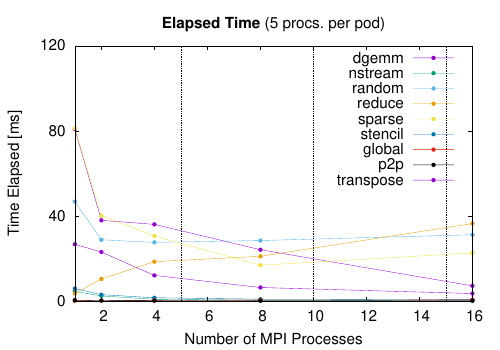

Recreate this plot in gnuplot.
#!/usr/bin/gnuplot
set terminal postscript color eps enhanced font 22
set output 'kernels_k8s.eps'
set datafile separator " "
set xlabel "Number of MPI Processes"
set xrange [1:16]

# Draw arrows
PROC_PER_NODE = 5
MAX_PROCS = 16
NUM_KERNELS = 9
do for [i = PROC_PER_NODE : MAX_PROCS : PROC_PER_NODE] \
{
    set arrow from i, graph 0 to i, graph 1 nohead dt 3
}

# Routine to print line, very dodgy
get_legend(i) = system("head -1 ../results/kernels_native_k8s_line.dat | \
    cut -c 2- | tr ',' '\n' | sed '".int(i + 1)."q;d'")

# Elapsed time plot
set title "{/Bold Elapsed Time} (".PROC_PER_NODE." procs. per pod)"
set ylabel "Time Elapsed [ms]"
set ytics 40

plot for [i=0:8] '../results/kernels_native_k8s_line.dat' \
       using 1:($2 * 1000) every :::i::i w lp pt 7 title get_legend(i) 

!epstopdf 'kernels_k8s.eps'
!rm 'kernels_k8s.eps'
